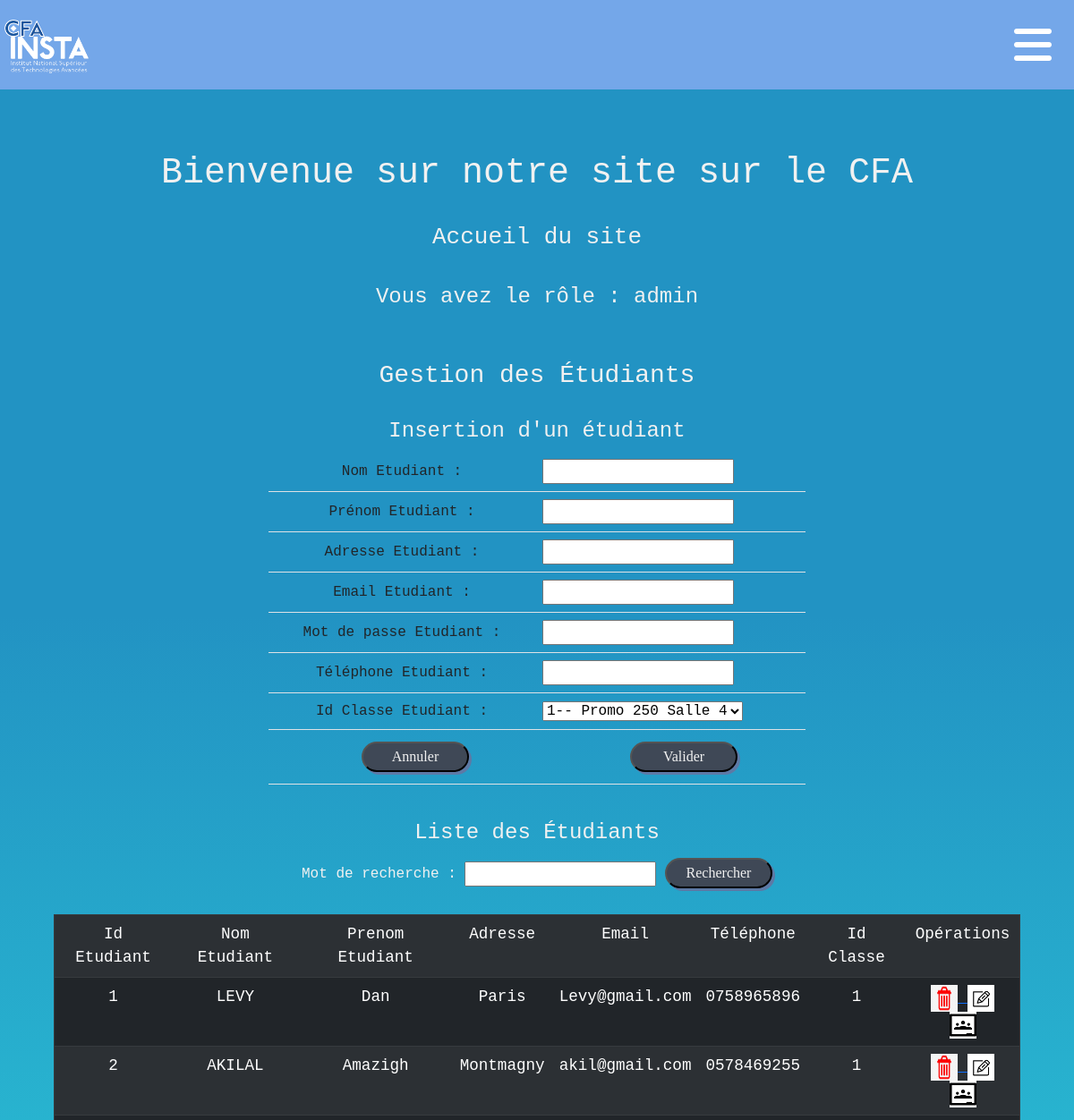
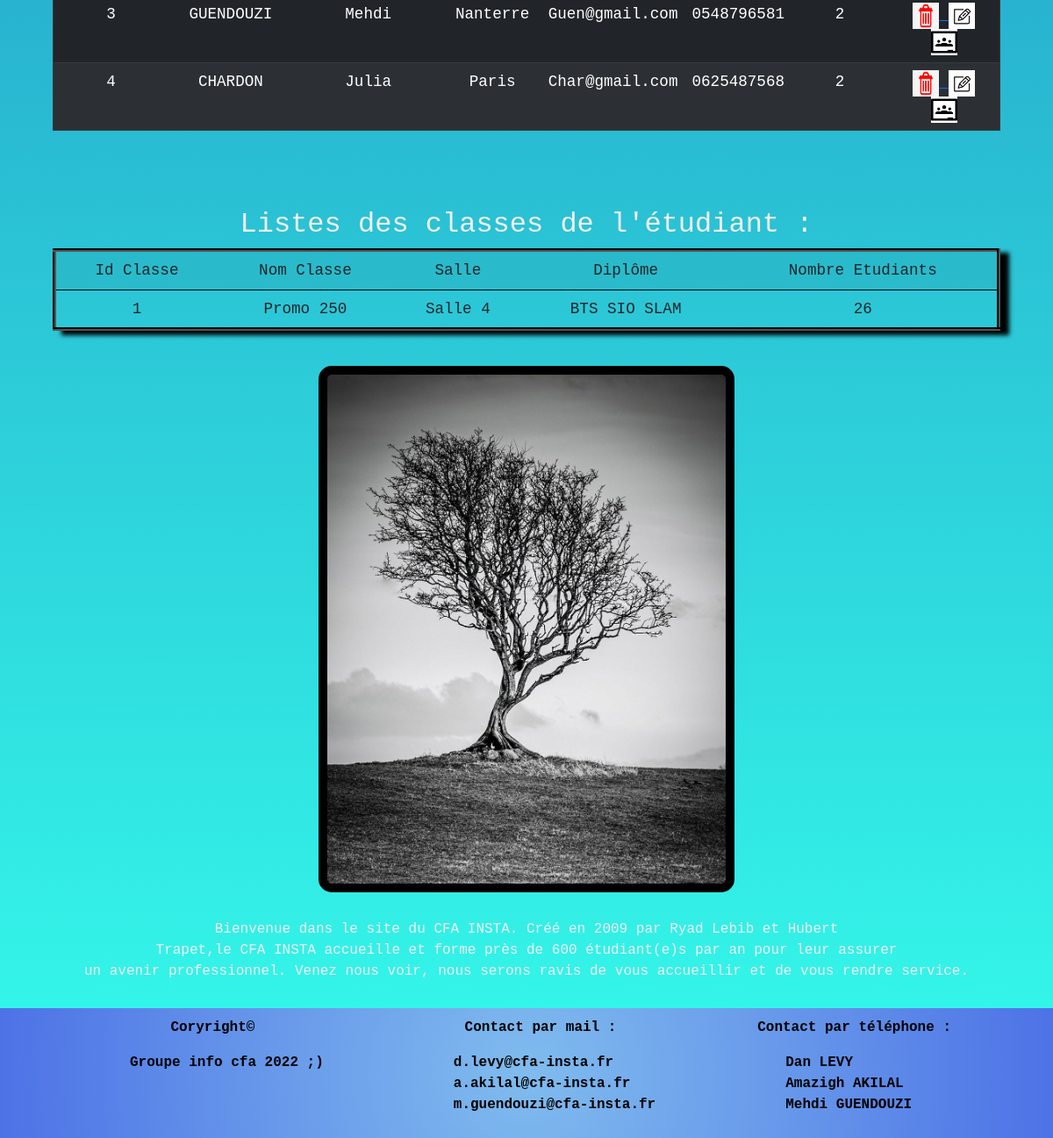
The page /home.php?page=2&action=classe&idetudiant=1 (signed in) on the database its author committed (2 pictures, top to bottom).
### tables this page shows
create table etudiant(
    idetudiant int(3) not null auto_increment,
    nom varchar(50) not null,
    prenom varchar(50) not null,
    adresse varchar(50),
    email varchar(50) not null,
    mdp varchar(50) not null,
    tel varchar(50),
    idclasse int(3) not null,
    primary key (idetudiant),
    foreign key(idclasse) references classe(idclasse)
);

create table classe(
    idclasse int(3) not null auto_increment,
    nomClasse varchar(50) not null,
    salle varchar(50) not null,
    diplome varchar(50),
    nbEtudiants int(3) not null,
    primary key (idclasse)
);

### fonctions/fonctions.php (called while the page is built, shortened)
<?php
     function connexion ()
     {
        $con = mysqli_connect("localhost", "root", "", "groupe_cfa_250");
         return $con;
     }
function selectAllEtudiants (){
    $requete = "select * from etudiant; ";
    $con = connexion();
    if ($con){
        $lesEtudiants = mysqli_query($con, $requete);
    }
    else{
        return null;
    }
    return $lesEtudiants;
}
function selectClassesEtudiants ($idetudiant)
    {
        $requete = "select * from classe where idclasse=".$idetudiant;
        $con = connexion ();
        if ($con)
        {
            $lesClasses = mysqli_query($con, $requete);
        }
        else
        {
           deconnexion($con);
        }
           return $lesClasses;
    }
?>

### vues/vue_les_etudiants.php (the view, shortened to what this page needs)
<h4> Liste des Étudiants </h4>
<form method="post" action="">
    Mot de recherche :
    <input type="text" name="mot">
    <input class="boutonP" type="submit" name="Rechercher" value="Rechercher">
</form>
<br />
<div style="width: 90%;">
    <table class="table table-hover table-striped table-dark table_inline_flex" border="1">
        <tr>
            <td class="text-center align-midlle"> Id Etudiant</td>
            <td class="text-center align-midlle"> Nom Etudiant</td>
            <td class="text-center align-midlle"> Prenom Etudiant</td>
            <td class="text-center align-midlle"> Adresse</td>
            <td class="text-center align-midlle"> Email</td>
            <td class="text-center align-midlle"> Téléphone</td>
            <td class="text-center align-midlle"> Id Classe</td>
            <td class="text-center align-midlle"> Opérations</td>
        </tr>
        <?php
        foreach ($lesEtudiants as $unEtudiant) {
            echo "<tr>";
            echo "<td class='text-center align-midlle'>" . $unEtudiant['idetudiant'] . "</td>";
            echo "<td class='text-center align-midlle'>" . $unEtudiant['nom'] . "</td>";
            echo "<td class='text-center align-midlle'>" . $unEtudiant['prenom'] . "</td>";
            echo "<td class='text-center align-midlle'>" . $unEtudiant['adresse'] . "</td>";
            echo "<td class='text-center align-midlle'>" . $unEtudiant['email'] . "</td>";
            echo "<td class='text-center align-midlle'>" . $unEtudiant['tel'] . "</td>";
            echo "<td class='text-center align-midlle'>" . $unEtudiant['idclasse'] . "</td>";
            echo "<td class='text-center align-midlle'>";
            if(isset($_SESSION['email']) and $_SESSION['role'] == "admin"){
            echo "<a href='home.php?page=2&action=sup&idetudiant=" . $unEtudiant['idetudiant'] . "'>";
            echo "<img src = 'images/delete.png' height = '30' width = '30'> ";
            echo "</a>";
            echo "<a href='home.php?page=2&action=edit&idetudiant=" . $unEtudiant['idetudiant'] . "'>";
            echo "<img src = 'images/edit.png' height = '30' width = '30'> ";
            echo "</a>";
             }
            echo "<a href='home.php?page=2&action=classe&idetudiant=" . $unEtudiant['idetudiant'] . "'>";
            echo "<img src = 'images/classe.png' height = '30' width = '30' style='object-fit: cover;'> ";
            echo "</a>";
            echo "</td>";
            echo "</tr>";
        }
        ?>
    </table>
</div> <br />

### vues/vue_les_classes_etudiants.php
<div style="width: 90%;">
    <table class="table table-striped table-hover table_inline_flex" border="4" style="box-shadow: 10px 5px 5px black; border-color: black;">
        <tr>
            <td class="font-weight-bold text-center align-midlle"> Id Classe </td>
            <td class="font-weight-bold text-center align-midlle"> Nom Classe </td>
            <td class="font-weight-bold text-center align-midlle"> Salle </td>
            <td class="font-weight-bold text-center align-midlle"> Diplôme </td>
            <td class="font-weight-bold text-center align-midlle"> Nombre Etudiants </td>
        </tr>
        <?php
        foreach ($lesClasses as $uneClasse) {
            echo "<tr>";
            echo "<td class='font-weight-bold text-center align-middle'>" . $uneClasse['idclasse'] . "</td>";
            echo "<td class='font-weight-bold text-center align-middle'>" . $uneClasse['nomClasse'] . "</td>";
            echo "<td class='font-weight-bold text-center align-middle'>" . $uneClasse['salle'] . "</td>";
            echo "<td class='font-weight-bold text-center align-middle'>" . $uneClasse['diplome'] . "</td>";
            echo "<td class='font-weight-bold text-center align-middle'>" . $uneClasse['nbEtudiants'] . "</td>";
            echo "</tr>";
        }
        ?>
    </table>
</div><br />

### style1.css (style rules this page uses)
* { margin: 0; padding: 0; }
body { background: linear-gradient(180deg, rgba(34, 147, 195, 1) 27%, rgba(45, 253, 235, 0.9626225490196079) 100%); background-size: cover; color: #F1F1F1; background-repeat: no-repeat; font-family: 'Roboto Mono', monospace; min-width: 360px; height: 100%; }
@media all and (min-width: 1036px) { .table_inline_flex { margin-right: 50px; font-size: 1.1em; } }
.boutonP { margin: 5px 0; border-radius: 30px; font-family: fantasy; background-color: #3F4856; color: #F1F1F1; width: 120px; padding: 3px; box-shadow: 3px 3px #5D79A5; }

### rows shown on the page
etudiant: idetudiant "1", nom "LEVY", prenom "Dan", adresse "Paris", email "Levy@gmail.com", tel "0758965896", idclasse "1"
etudiant: idetudiant "2", nom "AKILAL", prenom "Amazigh", adresse "Montmagny", email "akil@gmail.com", tel "0578469255", idclasse "1"
etudiant: idetudiant "3", nom "GUENDOUZI", prenom "Mehdi", adresse "Nanterre", email "Guen@gmail.com", tel "0548796581", idclasse "2"
etudiant: idetudiant "4", nom "CHARDON", prenom "Julia", adresse "Paris", email "Char@gmail.com", tel "0625487568", idclasse "2"
classe: idclasse "1", nomClasse "Promo 250", salle "Salle 4", diplome "BTS SIO SLAM", nbEtudiants "26"

### other values the page prints
$_SESSION['role'] "admin"
form field idclasse "1-- Promo 250 Salle 4"
